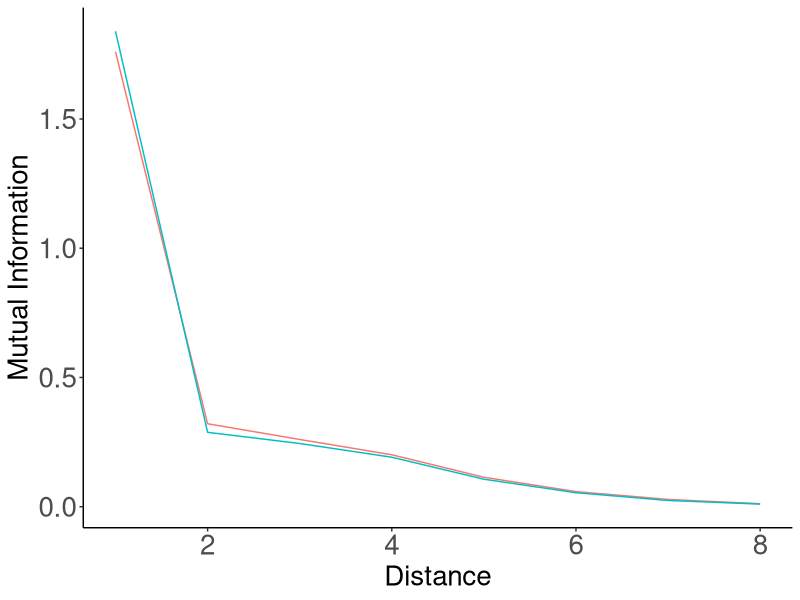
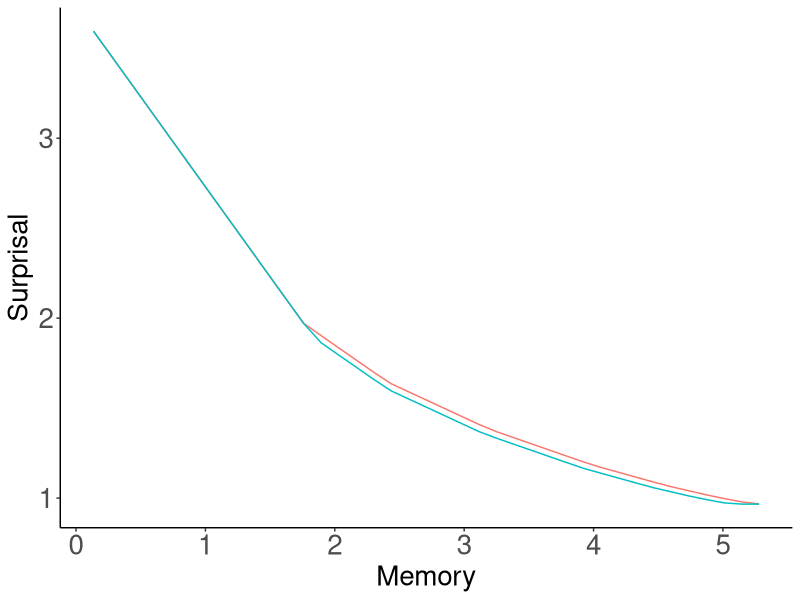
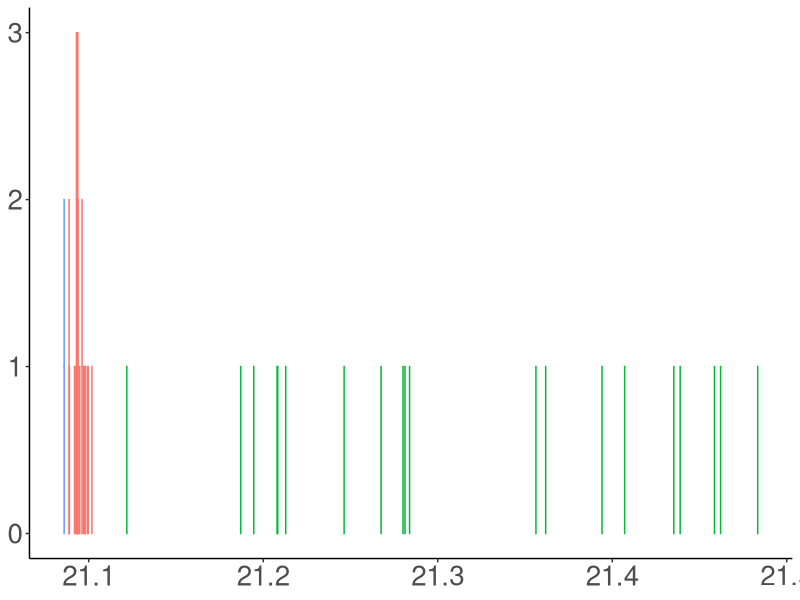
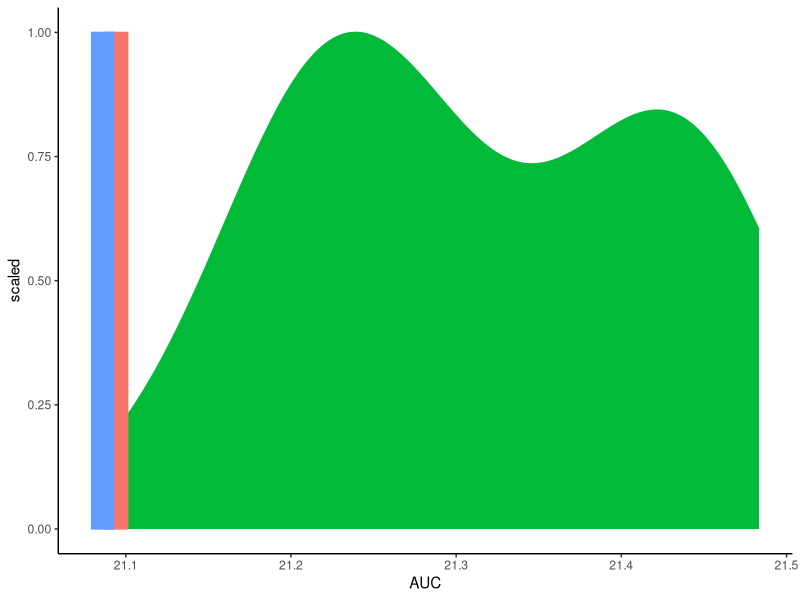

The R source for these figures, in order:
library(tidyr)
library(dplyr)
library(ggplot2)

######################################

data = read.csv("results.tsv", sep="\t")


data = data %>% filter(Script == "forWords_Sesotho_RandomOrder_FormsWordsGraphemes.py")

unigramCE = mean(data$UnigramCE)

data$Type = ifelse(data$Model %in% c("REAL", "RANDOM", "REVERSE"), as.character(data$Model), "Optimized")

data_ = data %>% group_by(Distance, Type) %>% summarise(MI=median(MI))
data_ = data_ %>% filter(Distance <= 7)
data_ = data_ %>% filter(Type %in% c("REAL", "RANDOM"))
plot = ggplot(data_, aes(x=1+Distance, y=MI, color=Type)) + geom_line() #size=2)
plot = plot + theme_bw()
plot = plot + xlab("Distance") + ylab("Mutual Information")
plot = plot + theme(axis.title.x=element_text(size=20), axis.title.y=element_text(size=20), axis.text = element_text(size=20))
plot = plot + theme(panel.grid.major = element_blank(), panel.grid.minor = element_blank(), panel.background = element_blank(), legend.position="none")
plot = plot + theme(axis.line = element_line(colour = "black"),
            panel.grid.major = element_blank(),
                panel.grid.minor = element_blank(),
                panel.border = element_blank(),
                    panel.background = element_blank())
ggsave(plot, file=paste("figures/Sesotho-suffixes-byPhonemes-it.pdf", sep=""), height=4, width=4)




data = read.csv("results_interpolated.tsv", sep="\t")


data = data %>% filter(Script == "forWords_Sesotho_RandomOrder_FormsWordsGraphemes.py")

data = data %>% group_by(Type, Memory) %>% summarise(Surprisal=unigramCE-median(MI))

data_ = data %>% filter(Type %in% c("REAL", "RANDOM"))

plot = ggplot(data_, aes(x=Memory, y=Surprisal, color=Type)) + geom_line() #size=2)
plot = plot + theme_bw()
plot = plot + theme(axis.title.x=element_text(size=20), axis.title.y=element_text(size=20), axis.text = element_text(size=20))
plot = plot + theme(panel.grid.major = element_blank(), panel.grid.minor = element_blank(), panel.background = element_blank(), legend.position="none")
plot = plot + theme(axis.line = element_line(colour = "black"),
            panel.grid.major = element_blank(),
                panel.grid.minor = element_blank(),
                panel.border = element_blank(),
                    panel.background = element_blank())
ggsave(plot, file=paste("figures/Sesotho-suffixes-byPhonemes-memsurp.pdf", sep=""), height=4, width=4)


######################################

data = read.csv("results_auc.tsv", sep="\t")

data = data %>% filter(Script == "forWords_Sesotho_RandomOrder_FormsWordsGraphemes.py")


data$Type = ifelse(data$Model %in% c("REAL", "RANDOM", "REVERSE"), as.character(data$Model), "Optimized")

data_ = data %>% filter(Type %in% c("REAL", "RANDOM", "Optimized"))


plot = ggplot(data_, aes(x=AUC, y=1, color=Type, fill=Type)) + geom_bar(stat="identity") #size=2)
plot = plot + theme_bw()
plot = plot + theme(axis.title.x=element_blank(), axis.title.y=element_blank(), axis.text = element_text(size=20))
plot = plot + theme(panel.grid.major = element_blank(), panel.grid.minor = element_blank(), panel.background = element_blank(), legend.position="none")
plot = plot + theme(axis.line = element_line(colour = "black"),
            panel.grid.major = element_blank(),
                panel.grid.minor = element_blank(),
                panel.border = element_blank(),
                    panel.background = element_blank())
ggsave(plot, file=paste("figures/Sesotho-suffixes-byPhonemes-auc.pdf", sep=""), height=4, width=4)

barWidth = (max(data$AUC) - min(data$AUC))/30

plot = ggplot(data_, aes(x=AUC, fill=Type, color=Type))
plot = plot + theme_classic()
plot = plot + theme(legend.position="none")
plot = plot + geom_density(data= data_%>%filter(Type == "RANDOM"), aes(y=..scaled..)) 
plot = plot + geom_bar(data = data_ %>% filter(!(Type %in% c("RANDOM"))) %>% group_by(Type) %>% summarise(AUC=mean(AUC)) %>% mutate(y=1),  aes(y=y, group=Type), width=barWidth, stat="identity", position = position_dodge())
ggsave(plot, file=paste("figures/Sesotho-suffixes-byPhonemes-auc-hist.pdf", sep=""), height=4, width=4)



